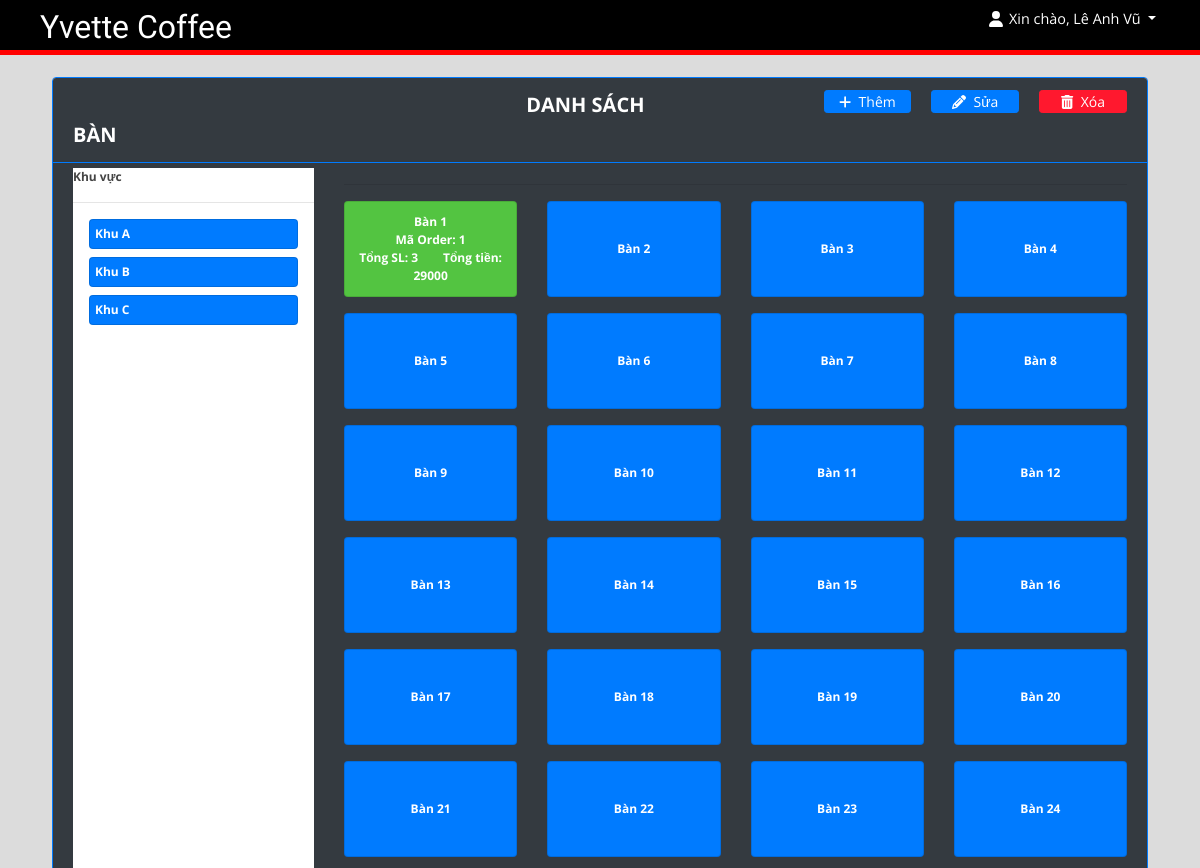
The app's page /order/index.php (signed in) with its own data.
### tables this page shows
CREATE TABLE IF NOT EXISTS `ban` (
  `MaBan` int(3) NOT NULL AUTO_INCREMENT,
  `KhuVuc` varchar(1) NOT NULL,
  PRIMARY KEY (`MaBan`)
);

CREATE TABLE IF NOT EXISTS `hoa_don_thanh_toan` (
  `MaOrder` int(10) NOT NULL,
  `TongTien` int(9) NOT NULL,
  `TienNhan` int(6) NOT NULL DEFAULT '0',
  `ThoiGianThanhToan` datetime DEFAULT NULL,
  PRIMARY KEY (`MaOrder`) USING BTREE
);

### order/index.php (the view, shortened to what this page needs)
<!DOCTYPE html>
<html lang="en">
<head>
  <?php
  include('./header.php');
  ?>
</head>
<?php
if (isset($_SESSION["status"]) == 'Success') {
?>
  <body>
    <header>
      <nav>
        <h1>Yvette Coffee</h1>
        <div class="float-right">
          <div class=" dropdown mr-4">
            <i class="fas fa-user fa-lg" style="color: #ffffff; padding:0px; margin:0px; border:none"></i>&ensp;<a href="#" class="text-white dropdown-toggle" id="account_settings" data-toggle="dropdown" aria-haspopup="true" aria-expanded="false" style="font-size:larger">Xin chào, <?php echo $_SESSION['name'] ?> </a>
          </div>
        </div>
      </nav>
    </header>
    <div class="divider"></div>
    <?php include '../db_connect.php' ?>
    <main id="view-panel" style="margin-top:0px">
      <div class="container-fluid o-field">
        <div class="row mt-3 ml-3 mr-3">
          <div class="col-lg-8  p-field" style="flex:none ; max-width:100%">
            <div class="card border-primary">
              <div class="card-header bg-dark text-white  border-primary">
                <b style="font-size: 20px; padding:43%">DANH SÁCH BÀN</b>
                <?php
                if (($_SESSION["chucvu"]=='Quản lý') || ($_SESSION["chucvu"]=='Chủ quán'))
                {
                ?>
                  <span class="float:right"><button class="btn btn-primary btn-sm col-sm-1 float-right del" style="top:-30px; right:-10px; margin-right: 10px; background-color: #ff182e; border-color: #ff182e;" id="del">
                      <i class="fas fa-trash-alt" style="color: #ffffff;"></i>&nbsp; Xóa
                    </button></span>
                  <span class="float:right"><button class="btn btn-primary btn-sm col-sm-1 float-right" style="top:-30px; right:-10px; margin-right: 20px;" id="modify">
                      <i class="fas fa-pencil-alt" style="color: #ffffff;"></i>&nbsp; Sửa
                    </button></span>
                  <span class="float:right"><button class="btn btn-primary btn-sm col-sm-1 float-right" style="top:-30px; right:-10px; margin-right: 20px;" id="add">
                      <i class="fas fa-plus" style="color: #ffffff;"></i>&nbsp; Thêm
                    </button></span>
                <?php } ?>
              </div>
              <div class="card-body bg-dark d-flex" id='prod-list'>
                <div class="col-md-3">
                  <div class="w-100 pr-0 bg-white" id="cat-list">
                    <b>Khu vực</b>
                    <hr>
                    <?php
                    $qry = $conn->query("SELECT DISTINCT KhuVuc FROM `ban` order by KhuVuc asc");
                    while ($row = $qry->fetch_assoc()) {
                    ?>
                      <div class="card bg-primary mx-3 mb-2 cat-item" style="height:auto !important;" data-id='<?php echo $row['KhuVuc'] ?>'>
                        <div class="card-body">
                          <span><b class="text-white">
                              <?php echo "Khu " . ucwords($row['KhuVuc']) ?>
                            </b></span>
                        </div>
                      </div>
                    <?php } ?>
                  </div>
                </div>
                <div class="col-md-9">
                  <hr>
                  <div class="row">
                    <?php
                    $sql3 = $conn->query("SELECT * FROM `ban` order by `MaBan` asc");
                    while ($row = $sql3->fetch_assoc()) {
                      $maban = $row['MaBan'];
                      $sql = $conn->query("SELECT *, SUM(o.SoLuong) as 'TongSL' FROM `order` o, `hoa_don_thanh_toan` h
                              WHERE o.MaOrder = h.MaOrder
                              AND h.TienNhan = 0
                              AND o.MaBan = $maban
                              GROUP BY o.MaOrder");
                      if (($row1 = $sql->fetch_assoc()) > 0) {
                        $MaOrder = $row1['MaOrder'];
                        $TongTien = $row1['TongTien'];
                        $TongSL = $row1['TongSL'];
                    ?>
                        <div class="col-md-3 mb-3">
                          <div class="card bg-primary prod-item" style="background-color: #53c441 !important" onclick="location.href='./order.php?id=<?php echo $row['MaBan'] ?>'" data-json='<?php echo json_encode($row) ?>' data-section="<?php echo $row['KhuVuc'] ?>">
                            <div class="card-body">
                              <span>
                                <center><b class="text-white">
                                    <?php echo "Bàn " . $row['MaBan'] . "</br>";
                                    echo "Mã Order: " . $MaOrder . "</br>";
                                    echo "Tổng SL: " . $TongSL . "&nbsp;&nbsp;&nbsp;&nbsp;&nbsp;&nbsp;&nbsp;&nbsp;Tổng tiền: " . $TongTien ?>
                                  </b></center>
                              </span>
                            </div>
                          </div>
                        </div>
                      <?php
                      } else {
                      ?>
                        <div class="col-md-3 mb-3">
                          <div class="card bg-primary prod-item" onclick="location.href='./order.php?id=<?php echo $row['MaBan'] ?>'" data-json='<?php echo json_encode($row) ?>' data-section="<?php echo $row['KhuVuc'] ?>">
                            <div class="card-body">
                              <span><b class="text-white">
                                  <?php echo "Bàn " . $row['MaBan'] ?>
                                </b></span>
                            </div>
                          </div>
                        </div>
                    <?php
                      }
                    } ?>
                  </div>
                </div>
              </div>
            </div>
          </div>
        </div>
      </div>
    </main>
  </body>
</html>
<?php
}
?>

### assets/css/style.css (style rules this page uses)
body { font-family: "Open Sans", sans-serif; color: #444444; width: 100%; height: calc(100%); font-size: 12px; }
a { color: #1977cc; }
h1, h2, h3, h4, h5, h6 { font-family: "Raleway", sans-serif; }
main#view-panel { margin-left: 200px; width:calc(100% - 200px); margin-top: 2.8em; padding: .5em }
.btn-sm { padding: .0001rem .2rem; }

### order/index.php (style rules this page uses)
header { background: black; color: white; padding: 8px 20px 6px 40px; height: 50px; }
header h1 { display: inline; font-family: 'Lobster', cursive; font-weight: 400; font-size: 32px; float: left; margin-top: 0px; margin-right: 10px; }
.divider { background-color: red; height: 5px; }
body { background: #80808045; position: fixed; width: calc(100%); height: calc(100%); overflow: auto; }
main#view-panel { height: calc(100% - 4em); }
main#view-panel { margin-left: inherit; width: calc(100%); }
main .card { height: calc(100%); }
main .card-body { height: calc(100%); overflow: auto; padding: 5px; position: relative; }
main .container-fluid, main .container-fluid>.row, main .container-fluid>.row>div { height: calc(100%); }
.prod-item { min-height: 12vh; cursor: pointer; }
.prod-item .card-body { display: flex; justify-content: center; align-items: center; }
#cat-list { height: calc(100%) }
.cat-item { cursor: pointer; }

### records on screen
ban: MaBan "1", hoa_don_thanh_toan.MaOrder "1", TongSL "3", hoa_don_thanh_toan.TongTien "29000"
ban: MaBan "2"
ban: MaBan "3"
ban: MaBan "4"
ban: MaBan "5"
ban: MaBan "6"
ban: MaBan "7"
ban: MaBan "8"
ban: MaBan "9"
ban: MaBan "10"
ban: MaBan "11"
ban: MaBan "12"
ban: MaBan "13"
ban: MaBan "14"
ban: MaBan "15"
ban: MaBan "16"
ban: MaBan "17"
ban: MaBan "18"
ban: MaBan "19"
ban: MaBan "20"
ban: MaBan "21"
ban: MaBan "22"
ban: MaBan "23"
ban: MaBan "24"

### other values on screen
$_SESSION['name'] "Lê Anh Vũ"
$row['KhuVuc'] "A"
$row['KhuVuc'] "B"
$row['KhuVuc'] "C"
